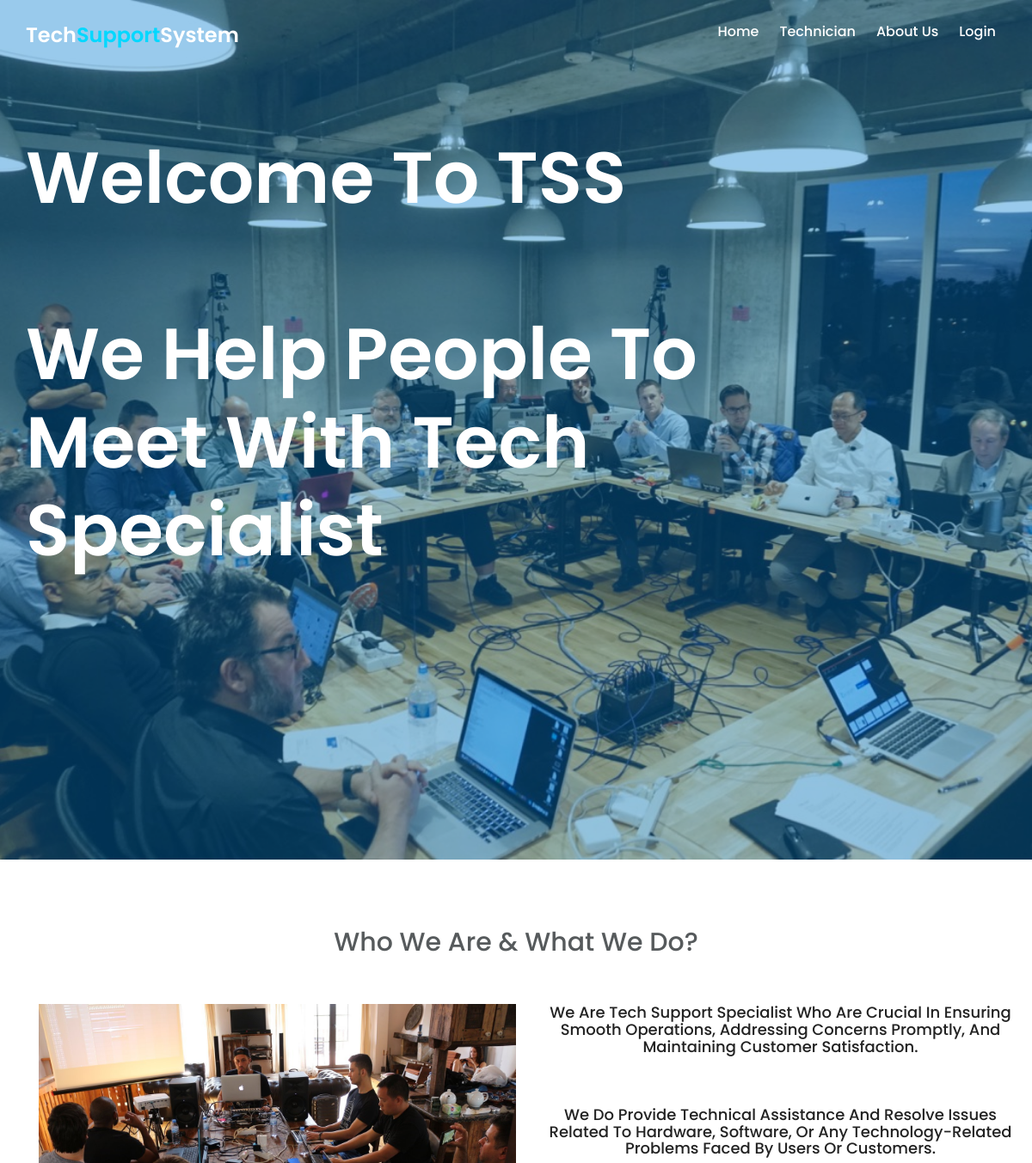
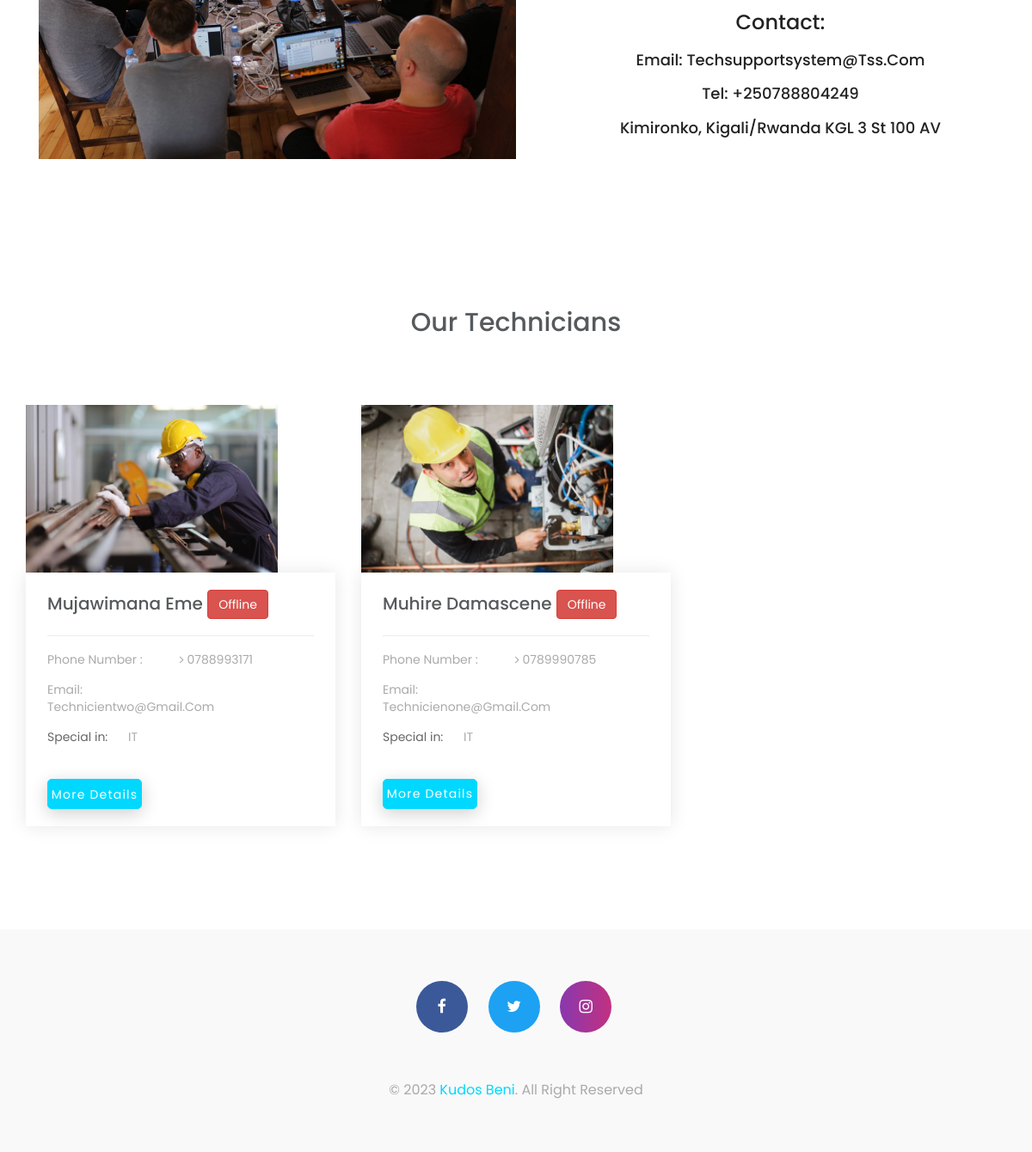
The page / on the database its author committed (2 pictures, top to bottom).
### tables this page shows
CREATE TABLE `technicientb` (
  `technicienid` int(11) NOT NULL,
  `techniciennames` varchar(100) NOT NULL,
  `technicienphone` varchar(100) NOT NULL,
  `technicienemail` varchar(100) NOT NULL,
  `technicieaddress` varchar(255) NOT NULL,
  `techniciepass` varchar(100) NOT NULL,
  `technicienspecial` varchar(100) NOT NULL,
  `techniciendescrip` varchar(255) NOT NULL,
  `technicienphoto` varchar(255) NOT NULL,
  `technicienstatus` varchar(80) NOT NULL,
  `technicienrequest` varchar(80) NOT NULL,
  `viewstat` varchar(80) NOT NULL,
  `techcertifi` varchar(100) NOT NULL,
  `addedon` varchar(255) NOT NULL
);

### index.php (the view, shortened to what this page needs)
<!doctype html>
<html class="no-js"  lang="en">
	<head>
		<link rel="stylesheet" href="assetss/css/font-awesome.min.css" />
		<link rel="stylesheet" href="assetss/css/animate.css" />
		<link rel="stylesheet" href="assetss/css/hover-min.css">
		<link rel="stylesheet"  href="assetss/css/datepicker.css" >
        <link rel="stylesheet" href="assetss/css/owl.carousel.min.css">
		<link rel="stylesheet" href="assetss/css/owl.theme.default.min.css"/>
        <link rel="stylesheet" href="assetss/css/jquery-ui.min.css" />
		<link rel="stylesheet" href="assetss/css/bootstrap.min.css" />
		<link rel="stylesheet" href="assetss/css/bootsnav.css"/>
		<link rel="stylesheet" href="assetss/css/style.css" />
		<link rel="stylesheet" href="assetss/css/responsive.css" />
	</head>
	<body>
		<header class="top-area">
			<div class="header-area">
				<div class="container">
					<div class="row">
						<div class="col-sm-2">
							<div class="logo">
								<a href="index.php">
									Tech<span>Support</span>System
								</a>
							</div>
						</div>
						<div class="col-sm-10">
							<div class="main-menu">
								<div class="collapse navbar-collapse">
									<ul class="nav navbar-nav navbar-right">
										<li class="smooth"><a href="index.php">home</a></li>
										<li class="smooth"><a href="technician.php">Technician</a></li>
										<li class="smooth"><a href="about.php">About us </a></li>
										<li class="smooth"><a href="login.php">Login</a></li>
									</ul>
								</div>
							</div>
						</div>
					</div>
				</div>
			</div>
		</header>
		<section id="home" class="about-us">
			<div class="container">
				<div class="about-us-content">
					<div class="row">
						<div class="col-sm-12">
							<div class="single-about-us">
								<div class="about-us-txt">
									<h2>Welcome To TSS <br><br>
										We Help People To Meet With Tech Specialist
									</h2>
								</div>
							</div>
						</div>
					</div>
				</div>
			</div>
		</section>
   <section id="service" class="service">
			<div class="container">
			<div class="gallary-header text-center">
					<div>
						<h2>
					Who we are &amp; What we do?
					</h2>
		             </div><br><br>
				</div>
				<div class="service-counter text-center">
    <div class="best-features about-features">
      <div class="container">
        <div class="row">
          <div class="col-md-12">
          </div>
          <div class="col-md-6">
            <div class="right-image">
              <img src="assets/images/home1.jpg" alt="">
            </div>
          </div>
          <div class="col-md-6">
            <div class="left-content">
              <h4>We are Tech Support Specialist who are crucial in ensuring smooth operations, addressing concerns promptly, and maintaining customer satisfaction.  <br><br><br><br> We do provide technical assistance and resolve issues related to hardware, software, or any technology-related problems faced by users or customers.</h4>
			 <br> <div>
						<h3>
					Contact:
					</h3>
					<br>
					<h4>Email: <span>techsupportsystem@tss.com</span></h4><br>
					<h4>Tel: <spana>+250788804249</span></h4><br>
					<h4>Kimironko, Kigali/Rwanda KGL 3 St 100 AV</h4>
		             </div>
				</div>
            </div>
          </div>
        </div>
      </div>
    </div>
				</div>
		</section>
		<section id="pack" class="packages">
			<div class="container">
				<div class="gallary-header text-center">
					<h2>
					Our Technicians
					</h2>
				</div>
				<div class="packages-content">
					<div class="row">
                                       <?php
                         $conn=mysqli_connect("localhost","root","", "techiciensupportdb") or die(mysql_error());
                         $query = $conn->query("SELECT * FROM `technicientb` WHERE technicienstatus = 'Active' AND technicienrequest='Verfied' ORDER BY  technicienid DESC") or die(mysqli_error());
                         while($fetch = $query->fetch_array()){
                            $Status=$fetch['viewstat'];
                         ?>
						<div class="col-md-4 col-sm-6">
							<div style="width:293px;">
								<img src="photo/<?php echo $fetch['technicienphoto']?>"  >
							</div>
							<div class="single-package-item">
								<div class="single-package-item-txt">
								<h3><?php echo $fetch['techniciennames']?>
										 <?php
											                                 if ($Status=="Online") {
											                                   echo "<p style='color:white;' class='btn btn-success'>Online</p>";
											                                 }
											                                 else{
											                                  echo "<p style='color:white;' class='btn btn-danger'>Offline</p>";
											                                 }
                                                                             ?>
									</span></h3>
									<div class="packages-para">
										<p>
											<span>
												 Phone Number :
											</span>
											<i class="fa fa-angle-right"></i> <?php echo $fetch['technicienphone']?>
										</p>
										<p>
											<span>
											 Email:  <?php echo $fetch['technicienemail']?>
											</span>
										 </p>
									</div>
									<div class="packages-review">
										<p>
											Special in:
											<span><?php echo $fetch['technicienspecial']?></span>
										</p>
									</div>
									<div class="about-btn">
										<a href="technicienProfileDetails.php?id=<?php echo $fetch['technicienid']?>"  class="about-view packages-btn">More details</a>
									</div>
								</div>
							</div>
						</div>
					<?php }?>
					</div>
				</div>
			</div>
		</section>
		<footer  class="footer-copyright">
			<div class="container">
				<div class="foot-icons ">
					<ul class="footer-social-links list-inline list-unstyled">
		                <li><a href="#" target="_blank" class="foot-icon-bg-1"><i class="fa fa-facebook"></i></a></li>
		                <li><a href="#" target="_blank" class="foot-icon-bg-2"><i class="fa fa-twitter"></i></a></li>
		                <li><a href="#" target="_blank" class="foot-icon-bg-3"><i class="fa fa-instagram"></i></a></li>
		        	</ul>
		        	<p>&copy; 2023 <a href="#">Kudos Beni</a>. All Right Reserved</p>
		        </div>
			</div>
		</footer>
	</body>
</html>

### assetss/css/bootsnav.css (style rules this page uses)
body { -webkit-transition: all 0.3s ease-in-out; -moz-transition: all 0.3s ease-in-out; -o-transition: all 0.3s ease-in-out; -ms-transition: all 0.3s ease-in-out; transition: all 0.3s ease-in-out; }

### rows shown on the page
technicientb: technicienphoto (picture), techniciennames "Mujawimana Eme", viewstat "Offline", technicienphone "0788993171", technicienemail "Technicientwo@gmail.com", technicienspecial "IT"
technicientb: technicienphoto (picture), techniciennames "Muhire Damascene", viewstat "Offline", technicienphone "0789990785", technicienemail "Technicienone@gmail.com", technicienspecial "IT"
